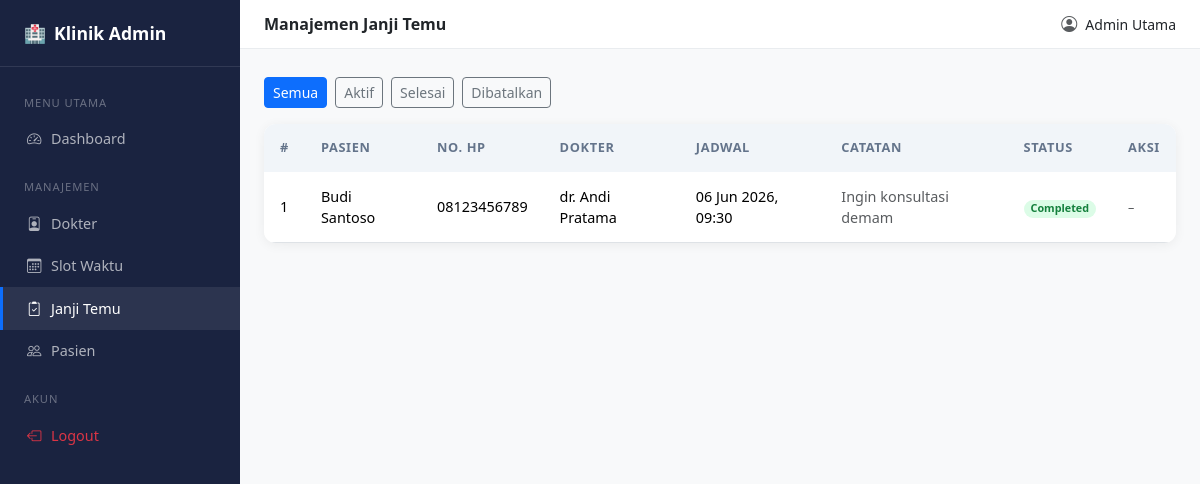
The page /admin/appointments.php (signed in) on the database as committed earlier.
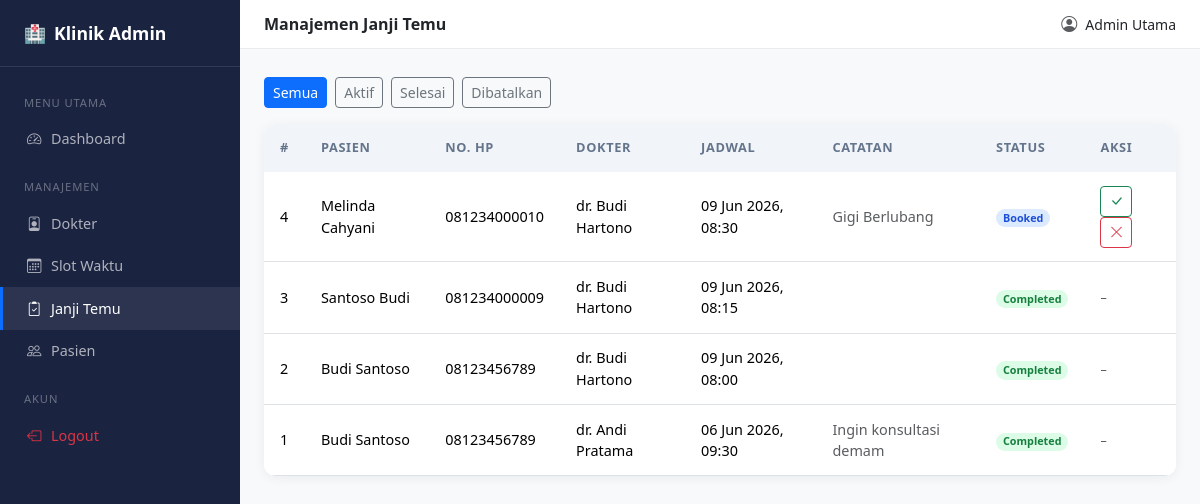
The same page on the database as committed later.
### tables this page shows
CREATE TABLE `appointments` (
  `id` int(10) UNSIGNED NOT NULL,
  `patient_id` int(10) UNSIGNED NOT NULL,
  `slot_id` int(10) UNSIGNED NOT NULL,
  `booking_time` datetime NOT NULL DEFAULT current_timestamp(),
  `status` enum('booked','cancelled','completed') NOT NULL DEFAULT 'booked',
  `notes` text DEFAULT NULL
);

CREATE TABLE `patients` (
  `id` int(10) UNSIGNED NOT NULL,
  `full_name` varchar(100) NOT NULL,
  `email` varchar(150) NOT NULL,
  `phone` varchar(20) DEFAULT NULL,
  `password_hash` varchar(255) NOT NULL,
  `created_at` datetime NOT NULL DEFAULT current_timestamp(),
  `updated_at` datetime NOT NULL DEFAULT current_timestamp() ON UPDATE current_timestamp(),
  `reset_token` varchar(64) DEFAULT NULL,
  `reset_expires` datetime DEFAULT NULL
);

CREATE TABLE `doctors` (
  `id` int(10) UNSIGNED NOT NULL,
  `full_name` varchar(100) NOT NULL,
  `specialization` varchar(100) DEFAULT NULL,
  `license_number` varchar(50) NOT NULL,
  `is_active` tinyint(1) NOT NULL DEFAULT 1,
  `deleted_at` datetime DEFAULT NULL
);

CREATE TABLE `time_slots` (
  `id` int(10) UNSIGNED NOT NULL,
  `doctor_id` int(10) UNSIGNED NOT NULL,
  `slot_datetime` datetime NOT NULL,
  `duration_minutes` smallint(5) UNSIGNED NOT NULL DEFAULT 30,
  `is_booked` tinyint(1) NOT NULL DEFAULT 0,
  `created_at` datetime NOT NULL DEFAULT current_timestamp()
);

### admin/appointments.php (the view, shortened to what this page needs)
<?php
require_once '../config/config.php';
$pageTitle = 'Manajemen Janji Temu';
require_once '../includes/layout_admin.php';
$filterStatus = $_GET['status'] ?? '';
$where  = $filterStatus ? "WHERE a.status = ?" : "";
$params = $filterStatus ? [$filterStatus] : [];
$stmt = $pdo->prepare(
    "SELECT a.*, p.full_name AS patient, p.phone,
            d.full_name AS doctor, ts.slot_datetime, ts.duration_minutes
     FROM appointments a
     JOIN patients p    ON p.id  = a.patient_id
     JOIN time_slots ts ON ts.id = a.slot_id
     JOIN doctors d     ON d.id  = ts.doctor_id
     $where
     ORDER BY ts.slot_datetime DESC"
);
$stmt->execute($params);
$appointments = $stmt->fetchAll();
?>
<div class="mb-3 d-flex gap-2 flex-wrap">
    <?php
    $statuses = ['' => 'Semua', 'booked' => 'Aktif', 'completed' => 'Selesai', 'cancelled' => 'Dibatalkan'];
    foreach ($statuses as $val => $label):
        $active = $filterStatus === $val ? 'btn-primary' : 'btn-outline-secondary';
    ?>
    <a href="?status=<?= $val ?>" class="btn btn-sm <?= $active ?>"><?= $label ?></a>
    <?php endforeach; ?>
</div>
<div class="card table-card">
  <div class="table-responsive">
    <table class="table table-hover">
      <thead>
        <tr><th>#</th><th>Pasien</th><th>No. HP</th><th>Dokter</th><th>Jadwal</th><th>Catatan</th><th>Status</th><th>Aksi</th></tr>
      </thead>
      <tbody>
      <?php foreach ($appointments as $a): ?>
      <tr>
        <td><?= $a['id'] ?></td>
        <td><?= htmlspecialchars($a['patient']) ?></td>
        <td><?= htmlspecialchars($a['phone'] ?? '-') ?></td>
        <td><?= htmlspecialchars($a['doctor']) ?></td>
        <td><?= date('d M Y, H:i', strtotime($a['slot_datetime'])) ?></td>
        <td class="text-muted small"><?= htmlspecialchars(mb_strimwidth($a['notes'] ?? '-', 0, 40, '…')) ?></td>
        <td>
          <span class="badge rounded-pill badge-<?= $a['status'] ?>">
            <?= ucfirst($a['status']) ?>
          </span>
        </td>
        <td>
          <?php if ($a['status'] === 'booked'): ?>
          <form method="post" class="d-inline">
            <button class="btn btn-sm btn-outline-success me-1" title="Selesai">
              <i class="bi bi-check-lg"></i>
            </button>
          </form>
          <form method="post" class="d-inline"
                onsubmit="return confirm('Batalkan janji temu ini?')">
            <button class="btn btn-sm btn-outline-danger" title="Batalkan">
              <i class="bi bi-x-lg"></i>
            </button>
          </form>
          <?php else: ?>
          <span class="text-muted small">–</span>
          <?php endif; ?>
        </td>
      </tr>
      <?php endforeach; ?>
      </tbody>
    </table>
  </div>
</div>
<?php require_once '../includes/layout_admin_end.php'; ?>

### includes/layout_admin.php (shortened to what this page needs)
<?php
$currentPage = basename($_SERVER['PHP_SELF']);
?>
<!DOCTYPE html>
<html lang="id">
<head>
    <link rel="stylesheet" href="https://cdn.jsdelivr.net/npm/bootstrap@5.3.3/dist/css/bootstrap.min.css">
    <link rel="stylesheet" href="https://cdn.jsdelivr.net/npm/bootstrap-icons@1.11.3/font/bootstrap-icons.min.css">
    <link rel="stylesheet" href="<?= BASE_URL ?>/src/css/style.css">
</head>
<body>
<nav class="sidebar">
    <div class="sidebar-brand">
        <span>🏥</span> Klinik Admin
    </div>
    <ul class="sidebar-nav nav flex-column mt-2">
        <li class="nav-section">Menu Utama</li>
        <li><a href="<?= BASE_URL ?>/admin/index.php"
               class="nav-link <?= $currentPage === 'index.php' ? 'active' : '' ?>">
            <i class="bi bi-speedometer2"></i> Dashboard
        </a></li>
        <li class="nav-section">Manajemen</li>
        <li><a href="<?= BASE_URL ?>/admin/doctors.php"
               class="nav-link <?= $currentPage === 'doctors.php' ? 'active' : '' ?>">
            <i class="bi bi-person-badge"></i> Dokter
        </a></li>
        <li><a href="<?= BASE_URL ?>/admin/slots.php"
               class="nav-link <?= $currentPage === 'slots.php' ? 'active' : '' ?>">
            <i class="bi bi-calendar3"></i> Slot Waktu
        </a></li>
        <li><a href="<?= BASE_URL ?>/admin/appointments.php"
               class="nav-link <?= $currentPage === 'appointments.php' ? 'active' : '' ?>">
            <i class="bi bi-clipboard2-check"></i> Janji Temu
        </a></li>
        <li><a href="<?= BASE_URL ?>/admin/patients.php"
               class="nav-link <?= $currentPage === 'patients.php' ? 'active' : '' ?>">
            <i class="bi bi-people"></i> Pasien
        </a></li>
        <li class="nav-section">Akun</li>
        <li><a href="<?= BASE_URL ?>/logout.php" class="nav-link text-danger">
            <i class="bi bi-box-arrow-left"></i> Logout
        </a></li>
    </ul>
</nav>
<div class="main-content">
    <div class="topbar">
        <div class="d-flex align-items-center gap-2">
            <span class="fw-semibold"><?= htmlspecialchars($pageTitle ?? '') ?></span>
        </div>
        <div class="d-flex align-items-center gap-2">
            <i class="bi bi-person-circle text-muted"></i>
            <span class="small"><?= htmlspecialchars($_SESSION['full_name']) ?></span>
        </div>
    </div>
    <div class="page-body">

### includes/layout_admin_end.php (shortened to what this page needs)
    </div>
</div>
</body>
</html>

### src/css/style.css (style rules this page uses)
:root { --brand-primary: #0d6efd; --brand-dark: #0a4fa8; --sidebar-bg: #1a2340; --sidebar-width: 240px; }
.sidebar { position: fixed; top: 0; left: 0; width: var(--sidebar-width); height: 100vh; background: var(--sidebar-bg); overflow-y: auto; z-index: 1000; transition: transform .25s ease; }
.sidebar-brand { padding: 1.25rem 1.5rem; font-size: 1.1rem; font-weight: 700; color: #fff; border-bottom: 1px solid rgba(255,255,255,.1); display: flex; align-items: center; gap: .5rem; }
.sidebar-nav .nav-link { color: rgba(255,255,255,.65); padding: .65rem 1.5rem; font-size: .9rem; display: flex; align-items: center; gap: .6rem; border-left: 3px solid transparent; transition: all .2s; }
.sidebar-nav .nav-link:hover, .sidebar-nav .nav-link.active { color: #fff; background: rgba(255,255,255,.08); border-left-color: var(--brand-primary); }
.sidebar-nav .nav-section { font-size: .7rem; text-transform: uppercase; letter-spacing: .08em; color: rgba(255,255,255,.35); padding: 1.2rem 1.5rem .4rem; }
.main-content { margin-left: var(--sidebar-width); min-height: 100vh; background: #f8f9fa; }
.topbar { background: #fff; border-bottom: 1px solid #e9ecef; padding: .75rem 1.5rem; display: flex; align-items: center; justify-content: space-between; }
.page-body { padding: 1.75rem 1.5rem; }
.table-card { border: none; border-radius: .75rem; box-shadow: 0 2px 12px rgba(0,0,0,.06); overflow: hidden; }
.table-card .table { margin-bottom: 0; }
.table-card .table thead th { background: #f1f5f9; font-size: .8rem; text-transform: uppercase; letter-spacing: .05em; color: #64748b; border-bottom: none; padding: .9rem 1rem; }
.table-card .table tbody td { padding: .85rem 1rem; vertical-align: middle; font-size: .9rem; }
.badge-booked { background: #dbeafe; color: #1d4ed8; }
.badge-completed { background: #dcfce7; color: #15803d; }

Rows that differ between the two databases and show on the page:
added appointments: id "4", patient.full_name "Melinda Cahyani", patient.phone "081234000010", doctors.full_name "dr. Budi Hartono", slot.slot_datetime "09 Jun 2026, 08:30", notes "Gigi Berlubang", status "Booked"
added appointments: id "3", patient.full_name "Santoso Budi", patient.phone "081234000009", doctors.full_name "dr. Budi Hartono", slot.slot_datetime "09 Jun 2026, 08:15", status "Completed"
added appointments: id "2", patient.full_name "Budi Santoso", patient.phone "08123456789", doctors.full_name "dr. Budi Hartono", slot.slot_datetime "09 Jun 2026, 08:00", status "Completed"
